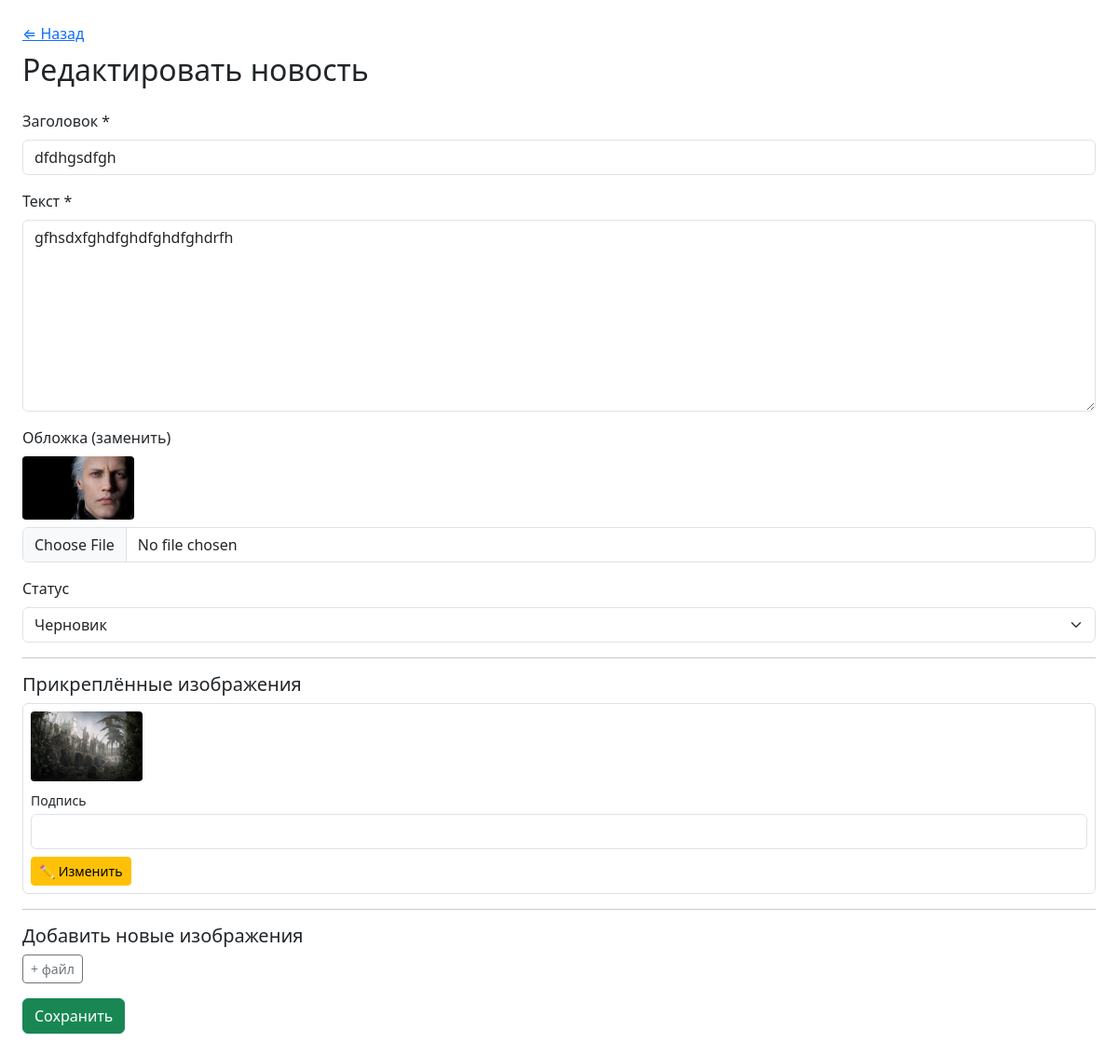
Screenshot of /admin/news/edit.php?id=11 (signed in) with the database file from the repository.
### tables this page shows
CREATE TABLE `articles` (
  `id` bigint(20) NOT NULL,
  `title` varchar(150) NOT NULL,
  `body` text NOT NULL,
  `cover_image` varchar(255) DEFAULT NULL,
  `staff_id` int(11) DEFAULT NULL,
  `created_at` datetime NOT NULL DEFAULT CURRENT_TIMESTAMP,
  `updated_at` datetime NOT NULL DEFAULT CURRENT_TIMESTAMP ON UPDATE CURRENT_TIMESTAMP,
  `status` tinyint(1) NOT NULL DEFAULT '0'
);

CREATE TABLE `media_files` (
  `id` bigint(20) NOT NULL,
  `file_url` varchar(255) NOT NULL,
  `caption` varchar(255) DEFAULT NULL,
  `uploaded_at` datetime NOT NULL DEFAULT CURRENT_TIMESTAMP,
  `article_id` bigint(20) DEFAULT NULL
);

### admin/news/edit.php (the view, shortened to what this page needs)
<?php
require_once __DIR__.'/../../config.php';
$id = (int)($_GET['id'] ?? 0);
$art = $pdo->prepare("SELECT * FROM articles WHERE id=?"); $art->execute([$id]); $art = $art->fetch();
$media = $pdo->prepare("SELECT id,file_url,caption FROM media_files WHERE article_id=? ORDER BY uploaded_at");
$media->execute([$id]); $media = $media->fetchAll(PDO::FETCH_ASSOC);
?>
<!doctype html>
<html lang="ru">
<head>
<link href="https://cdn.jsdelivr.net/npm/bootstrap@5.3.3/dist/css/bootstrap.min.css" rel="stylesheet">
</head>
<body class="p-4">
<a href="../index.php?section=news" class="d-block mb-2">&lArr; Назад</a>
<h2 class="mb-4">Редактировать новость</h2>
<form method="post" enctype="multipart/form-data">
 <div class="mb-3"><label class="form-label">Заголовок *</label>
   <input name="title" class="form-control" value="<?=htmlspecialchars($art['title'])?>"></div>
 <div class="mb-3"><label class="form-label">Текст *</label>
   <textarea name="body" rows="8" class="form-control"><?=htmlspecialchars($art['body'])?></textarea></div>
 <div class="mb-3">
    <label class="form-label">Обложка (заменить)</label><br>
    <?php if($art['cover_image']): ?>
      <img src="/<?=$art['cover_image']?>" class="thumb mb-2"><br>
    <?php endif; ?>
    <input type="file" name="cover" class="form-control" accept=".jpg,.jpeg,.png">
 </div>
 <div class="mb-3">
    <label class="form-label">Статус</label>
    <select name="status" class="form-select">
        <option value="draft"      <?=$art['status']==0?'selected':''?>>Черновик</option>
    </select>
 </div>
 <hr><h5 class="mb-2">Прикреплённые изображения</h5>
 <?php foreach($media as $m): $mid=$m['id']; ?>
   <div class="border rounded p-2 mb-2">
      <img src="/<?=$m['file_url']?>" class="thumb mb-2 d-block">
      <div class="mb-2">
         <label class="form-label small mb-1">Подпись</label>
         <input type="text" name="media_existing[<?=$mid?>][caption]" class="form-control"
                value="<?=htmlspecialchars($m['caption'])?>">
      </div>
      <button type="button"
              class="btn btn-warning btn-sm"
              onclick="this.nextElementSibling.classList.toggle('d-none')">
              ✏️ Изменить
      </button>
   </div>
 <?php endforeach; ?>
 <hr><h5 class="mb-2">Добавить новые изображения</h5>
 <button type="button" id="addNew" class="btn btn-outline-secondary btn-sm mb-3">
    + файл
 </button>
 <br><button class="btn btn-success">Сохранить</button>
</form>
</body>
</html>

### admin/news/edit.php (style rules this page uses)
.thumb { max-width:120px;border-radius:.25rem }

### rows the page displays
articles: title "dfdhgsdfgh", body "gfhsdxfghdfghdfghdfghdrfh", cover_image (picture), status "Черновик"
media_files: file_url (picture)
